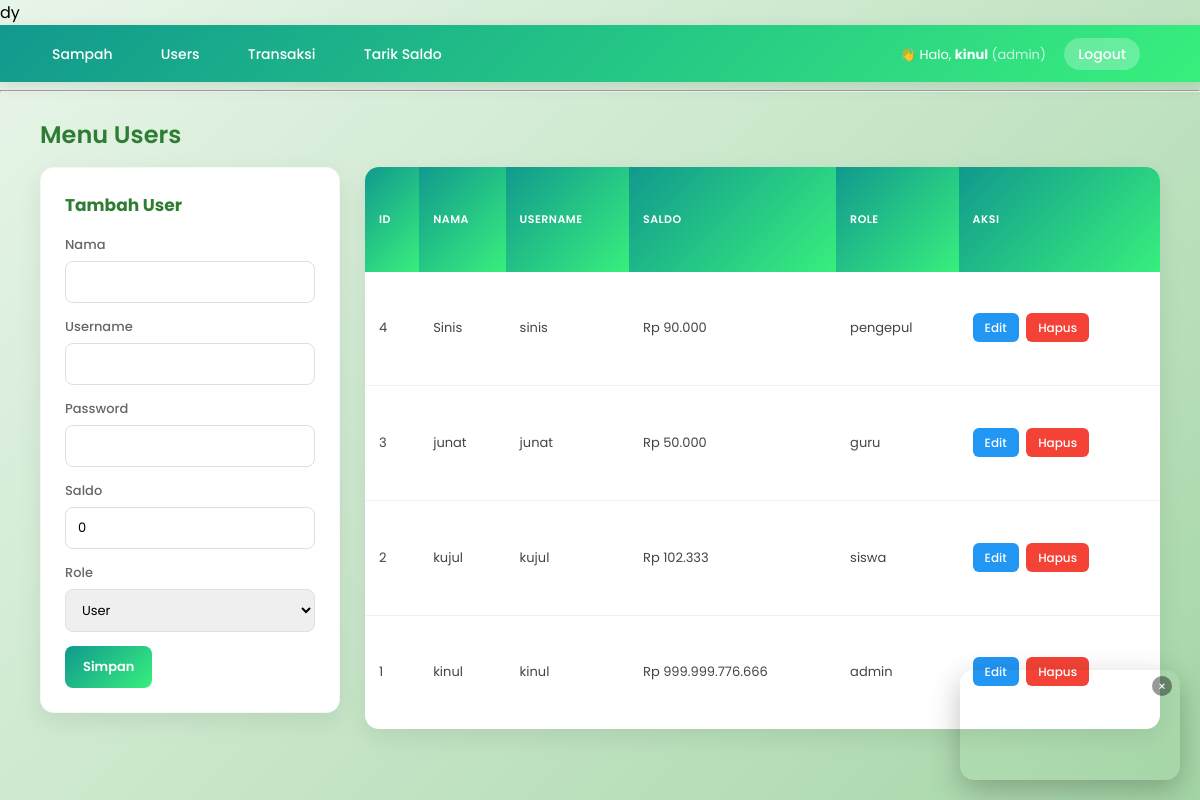
/users.php (signed in), run on the app's committed database.
### tables this page shows
CREATE TABLE `users` (
  `id_user` int(11) NOT NULL,
  `nama` varchar(100) NOT NULL,
  `username` varchar(50) NOT NULL,
  `password` varchar(255) NOT NULL,
  `saldo` decimal(15,2) DEFAULT 0.00,
  `role` enum('admin','siswa','pengepul','guru') DEFAULT 'admin'
);

### users.php (the view, shortened to what this page needs)
dy<?php
include "koneksi.php";
$edit_data = null;
$data = mysqli_query($koneksi, "SELECT * FROM users ORDER BY id_user DESC");
?>
<!DOCTYPE html>
<html lang="id">
<head>
</head>
<body>
<nav style="display:flex; justify-content:space-between; align-items:center;">
    <div>
        <a href="sampah.php">Sampah</a>
        <a href="users.php">Users</a>
        <a href="transaksi.php">Transaksi</a>
        <a href="tarik_saldo.php">Tarik Saldo</a>
    </div>
    <div>
        <span style="margin-right:14px; font-size:13px;">👋 Halo, <b><?= $_SESSION['nama'] ?></b> <span style="opacity:0.75;">(<?= $_SESSION['role'] ?>)</span></span>
        <a href="logout.php" style="background:rgba(255,255,255,0.25); padding:6px 14px; border-radius:20px;">Logout</a>
    </div>
</nav>
<hr>
<h2>Menu Users</h2>
<div class="container">
    <form method="POST">
        <h3><?= $edit_data ? "Edit User" : "Tambah User" ?></h3>
        <label>Nama</label>
        <input type="text" name="nama" value="<?= $edit_data['nama'] ?? '' ?>" required>
        <label>Username</label>
        <input type="text" name="username" value="<?= $edit_data['username'] ?? '' ?>" required>
        <label>Password</label>
        <input type="text" name="password" value="<?= $edit_data['password'] ?? '' ?>" required>
        <label>Saldo</label>
        <input type="number" step="0.01" name="saldo" value="<?= $edit_data['saldo'] ?? 0 ?>" required>
        <label>Role</label>
        <select name="role">
            <option value="user" <?= (isset($edit_data['role']) && $edit_data['role']=='user') ? 'selected' : '' ?>>User</option>
        </select>
        <button type="submit" class="btn-simpan"><?= $edit_data ? "Update" : "Simpan" ?></button>
    </form>
    <table>
        <tr>
            <th>ID</th>
            <th>Nama</th>
            <th>Username</th>
            <th>Saldo</th>
            <th>Role</th>
            <th>Aksi</th>
        </tr>
        <?php while ($row = mysqli_fetch_assoc($data)) { ?>
        <tr>
            <td><?= $row['id_user'] ?></td>
            <td><?= htmlspecialchars($row['nama']) ?></td>
            <td><?= htmlspecialchars($row['username']) ?></td>
            <td>Rp <?= number_format($row['saldo'], 0, ',', '.') ?></td>
            <td><?= $row['role'] ?></td>
            <td>
                <a class="btn btn-edit" href="users.php?edit=<?= $row['id_user'] ?>">Edit</a>
                <a class="btn btn-hapus" href="users.php?hapus=<?= $row['id_user'] ?>"
                   onclick="return confirm('Yakin hapus data ini?')">Hapus</a>
            </td>
        </tr>
        <?php } ?>
    </table>
</div>
<div id="videoWidget" style="
    position: fixed;
    bottom: 20px;
    right: 20px;
    width: 220px;
    border-radius: 14px;
    box-shadow: 0 10px 30px rgba(0,0,0,0.25);
    overflow: hidden;
    z-index: 999;
">
    <span onclick="document.getElementById('videoWidget').style.display='none'" style="
        position: absolute;
        top: 6px;
        right: 8px;
        color: #fff;
        background: rgba(0,0,0,0.4);
        width: 20px;
        height: 20px;
        border-radius: 50%;
        display: flex;
        align-items: center;
        justify-content: center;
        cursor: pointer;
        font-size: 13px;
        line-height: 1;
        z-index: 1;
    ">&times;</span>
    <video autoplay muted loop playsinline style="width:100%; display:block;">
        <source src="bg.mp4" type="video/mp4">
    </video>
</div>
</body>
</html>

### users.php (style rules this page uses)
* { box-sizing: border-box; }
body { font-family: 'Poppins', sans-serif; margin: 0; min-height: 100vh; background: linear-gradient(135deg, #e8f5e9 0%, #c8e6c9 50%, #a5d6a7 100%); padding-bottom: 40px; }
h2 { color: #2e7d32; font-weight: 600; margin: 25px 40px 15px; }
.container { display: flex; gap: 25px; margin: 0 40px; flex-wrap: wrap; }
nav { background: linear-gradient(135deg, #11998e, #38ef7d); padding: 16px 40px; box-shadow: 0 4px 15px rgba(0,0,0,0.1); }
nav a { margin-right: 20px; text-decoration: none; color: #fff; font-weight: 500; font-size: 14px; padding: 6px 12px; border-radius: 6px; transition: background 0.2s; }
nav span { color: #fff !important; }
nav b { color: #fff; }
form { background: #fff; padding: 24px; border-radius: 14px; width: 300px; height: fit-content; box-shadow: 0 8px 25px rgba(0,0,0,0.08); border: 1px solid rgba(0,0,0,0.03); }
form h3 { margin-top: 0; color: #2e7d32; font-size: 17px; }
form label { font-size: 13px; color: #666; font-weight: 500; }
input, select { width: 100%; padding: 10px 12px; margin: 6px 0 14px; box-sizing: border-box; border: 1.5px solid #e0e0e0; border-radius: 8px; font-family: 'Poppins', sans-serif; font-size: 13px; transition: border 0.2s; }
button { padding: 11px 18px; border: none; border-radius: 8px; cursor: pointer; color: white; font-family: 'Poppins', sans-serif; font-weight: 600; font-size: 13px; transition: transform 0.15s, box-shadow 0.15s; }
.btn-simpan { background: linear-gradient(135deg, #11998e, #38ef7d); }
table { flex: 1; min-width: 300px; border-collapse: collapse; background: #fff; border-radius: 14px; overflow: hidden; box-shadow: 0 8px 25px rgba(0,0,0,0.08); }
th, td { padding: 12px 14px; text-align: left; font-size: 13px; }
th { background: linear-gradient(135deg, #11998e, #38ef7d); color: white; font-weight: 600; text-transform: uppercase; font-size: 11px; letter-spacing: 0.5px; }
td { border-bottom: 1px solid #f0f0f0; color: #444; }
tr:last-child td { border-bottom: none; }
.btn { padding: 6px 12px; text-decoration: none; border-radius: 6px; color: white; font-size: 12px; font-weight: 500; margin-right: 4px; }
.btn-edit { background: #2196F3; }
.btn-hapus { background: #f44336; }

### data on the page
users: id_user "4", nama "Sinis", username "sinis", saldo "90.000", role "pengepul"
users: id_user "3", nama "junat", username "junat", saldo "50.000", role "guru"
users: id_user "2", nama "kujul", username "kujul", saldo "102.333", role "siswa"
users: id_user "1", nama "kinul", username "kinul", saldo "999.999.776.666", role "admin"

### other printed values
$_SESSION['nama'] "kinul"
$_SESSION['role'] "admin"
